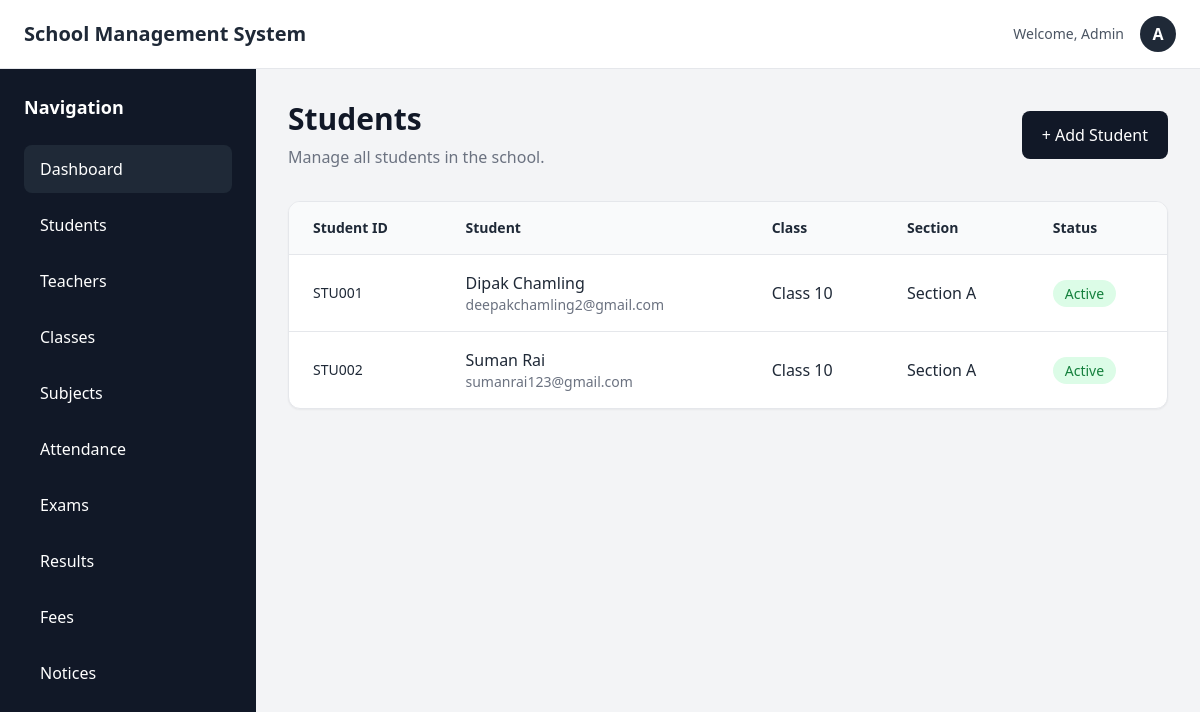
The page /students/ on the database its author committed.
### students/models.py (models this page shows, shortened)
class Student(models.Model):
    GENDER_CHOICES = [
        ("Male", "Male"),
        ("Female", "Female"),
        ("Other", "Other"),
    ]
    STATUS_CHOICES = [
        ("Active", "Active"),
        ("Inactive", "Inactive"),
    ]
    student_id = models.CharField(
        max_length=20,
        unique=True
    )
    first_name = models.CharField(
        max_length=100
    )
    last_name = models.CharField(
        max_length=100
    )
    date_of_birth = models.DateField()
    gender = models.CharField(
        max_length=10,
        choices=GENDER_CHOICES
    )
    email = models.EmailField(
        unique=True
    )
    phone = models.CharField(
        max_length=20
    )
    address = models.TextField()
    guardian_name = models.CharField(
        max_length=150
    )
    guardian_phone = models.CharField(
        max_length=20
    )
    section = models.ForeignKey(
        Section,
        on_delete=models.PROTECT,
        related_name="students"
    )
    admission_date = models.DateField()
    status = models.CharField(
        max_length=10,
        choices=STATUS_CHOICES,
        default="Active"
    )
    created_at = models.DateTimeField(
        auto_now_add=True
    )
    updated_at = models.DateTimeField(
        auto_now=True
    )

### academics/models.py (models this page shows, shortened)
class Section(models.Model):
    name = models.CharField(max_length=10)
    school_class = models.ForeignKey(
        SchoolClass,
        on_delete=models.CASCADE,
        related_name="sections"
    )

class SchoolClass(models.Model):
    name = models.CharField(max_length=50)
    def __str__(self):
        return self.name

### students/views.py (the view)
# urls.py: path("", student_list, name="student_list"),
def student_list(request):
    students = Student.objects.all()
    context = {
        "students": students,
    }
    return render(
        request,
        "students/student_list.html",
        context
    )

### students/templates/students/student_list.html (shortened to what this page needs)
{% extends "base.html" %}
{% block content %}
<div>
    <div class="flex items-center justify-between mb-8">
        <div>
            <h1 class="text-3xl font-bold text-gray-900">
                Students
            </h1>
            <p class="text-gray-500 mt-2">
                Manage all students in the school.
            </p>
        </div>
        <a href="#"
           class="bg-gray-900 text-white px-5 py-3 rounded-lg
                  hover:bg-gray-800 transition">
            + Add Student
        </a>
    </div>
    <div class="bg-white rounded-xl shadow-sm border border-gray-200 overflow-hidden">
        <div class="overflow-x-auto">
            <table class="w-full">
                <thead class="bg-gray-50">
                    <tr>
                        <th class="text-left px-6 py-4 text-sm font-semibold">
                            Student ID
                        </th>
                        <th class="text-left px-6 py-4 text-sm font-semibold">
                            Student
                        </th>
                        <th class="text-left px-6 py-4 text-sm font-semibold">
                            Class
                        </th>
                        <th class="text-left px-6 py-4 text-sm font-semibold">
                            Section
                        </th>
                        <th class="text-left px-6 py-4 text-sm font-semibold">
                            Status
                        </th>
                    </tr>
                </thead>
                <tbody>
                    {% for student in students %}
                    <tr class="border-t hover:bg-gray-50">
                        <td class="px-6 py-4 text-sm">
                            {{ student.student_id }}
                        </td>
                        <td class="px-6 py-4">
                            <div class="font-medium">
                                {{ student.first_name }}
                                {{ student.last_name }}
                            </div>
                            <div class="text-sm text-gray-500">
                                {{ student.email }}
                            </div>
                        </td>
                        <td class="px-6 py-4">
                            {{ student.section.school_class }}
                        </td>
                        <td class="px-6 py-4">
                            {{ student.section.name }}
                        </td>
                        <td class="px-6 py-4">
                            {% if student.status == "Active" %}
                                <span class="px-3 py-1 text-sm rounded-full
                                             bg-green-100 text-green-700">
                                    Active
                                </span>
                            {% else %}
                                <span class="px-3 py-1 text-sm rounded-full
                                             bg-gray-100 text-gray-700">
                                    Inactive
                                </span>
                            {% endif %}
                        </td>
                    </tr>
                    {% endfor %}
                </tbody>
            </table>
        </div>
    </div>
</div>
{% endblock content %}

### templates/base.html (shortened to what this page needs)
<!DOCTYPE html>
<html lang="en">
<head>
    <script src="https://cdn.tailwindcss.com"></script>
</head>
<body class="bg-gray-100 text-gray-800">
    <nav class="bg-white border-b border-gray-200">
        <div class="px-6 py-4 flex items-center justify-between">
            <h1 class="text-xl font-bold text-gray-800">
                School Management System
            </h1>
            <div class="flex items-center gap-4">
                <span class="text-sm text-gray-600">
                    Welcome, Admin
                </span>
                <div class="w-9 h-9 bg-gray-800 text-white rounded-full
                            flex items-center justify-center font-semibold">
                    A
                </div>
            </div>
        </div>
    </nav>
    <div class="flex min-h-screen">
        <aside class="w-64 bg-gray-900 text-white">
            <div class="p-6">
                <h2 class="text-lg font-semibold mb-6">
                    Navigation
                </h2>
                <nav class="space-y-2">
                    <a href="#"
                       class="block px-4 py-3 rounded-lg bg-gray-800">
                        Dashboard
                    </a>
                    <a href="#"
                       class="block px-4 py-3 rounded-lg hover:bg-gray-800">
                        Students
                    </a>
                    <a href="#"
                       class="block px-4 py-3 rounded-lg hover:bg-gray-800">
                        Teachers
                    </a>
                    <a href="#"
                       class="block px-4 py-3 rounded-lg hover:bg-gray-800">
                        Classes
                    </a>
                    <a href="#"
                       class="block px-4 py-3 rounded-lg hover:bg-gray-800">
                        Subjects
                    </a>
                    <a href="#"
                       class="block px-4 py-3 rounded-lg hover:bg-gray-800">
                        Attendance
                    </a>
                    <a href="#"
                       class="block px-4 py-3 rounded-lg hover:bg-gray-800">
                        Exams
                    </a>
                    <a href="#"
                       class="block px-4 py-3 rounded-lg hover:bg-gray-800">
                        Results
                    </a>
                    <a href="#"
                       class="block px-4 py-3 rounded-lg hover:bg-gray-800">
                        Fees
                    </a>
                    <a href="#"
                       class="block px-4 py-3 rounded-lg hover:bg-gray-800">
                        Notices
                    </a>
                </nav>
            </div>
        </aside>
        <main class="flex-1 p-8">
            {% block content %}
            {% endblock content %}
        </main>
    </div>
</body>
</html>

### rows shown on the page
Student: student_id "STU001", first_name "Dipak", last_name "Chamling", email "deepakchamling2@gmail.com", section.school_class "Class 10", section.name "Section A", status "Active"
Student: student_id "STU002", first_name "Suman", last_name "Rai", email "sumanrai123@gmail.com", section.school_class "Class 10", section.name "Section A", status "Active"
